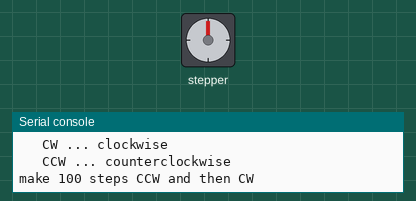
Bench run of a program on a simulated ESP32 board running MicroPython. Parts: stepper motor, the last lines printed to the serial console. The stepper is drawn at 2048 steps a turn; library files of the repository ran but are not shown: Stepper.py. At 20.0 s the program stops and its outputs stay as they are.

Above: at 0.15 s.
At 4.95 s:
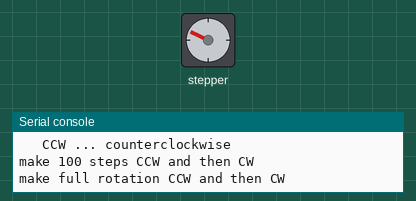
At 9.76 s:
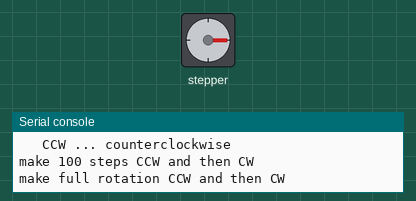
At 19.37 s:
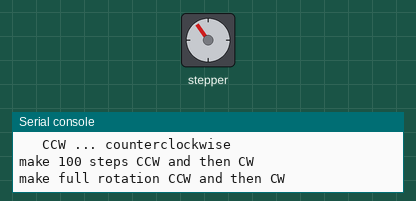
Timing chart, 0 to 21.5 s (numbered marks = the images above):
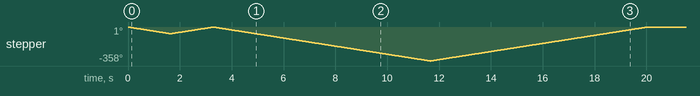

The program:

stepper_demo.py
```python
'''
Verbindung mit dem Motorboard
Motorboard ... ESP32
IN1            D32
IN2            D33
IN3            D25
IN4            D26
- (bei 5-12V)  GND
+ (bei 5-12V)  Vin
'''

import machine
import time

# see lib/Stepper.py --> https://github.com/zhcong/ULN2003-for-ESP32/blob/master/Stepper.py
import Stepper

pinStepper1 = machine.Pin(32, machine.Pin.OUT)
pinStepper2 = machine.Pin(33, machine.Pin.OUT)
pinStepper3 = machine.Pin(25, machine.Pin.OUT)
pinStepper4 = machine.Pin(26, machine.Pin.OUT)

s1 = Stepper.create(pinStepper1, pinStepper2, pinStepper3, pinStepper4, delay=2)

numberSteps = 100
print("Legend:\n   CW ... clockwise\n   CCW ... counterclockwise")
print("make {0} steps CCW and then CW".format(numberSteps))
s1.step(numberSteps)
s1.step(numberSteps,-1) # or s1.step(-numberSteps)
print("make full rotation CCW and then CW")
s1.angle(360)
s1.angle(360,-1) # or s1.angle(-360)
```

Measured:
- by itself, stepper: turns 70° counter-clockwise in 1.6 s, then 70° clockwise in 1.6 s, then 358° counter-clockwise in 8.4 s, then 358° clockwise in 8.4 s
